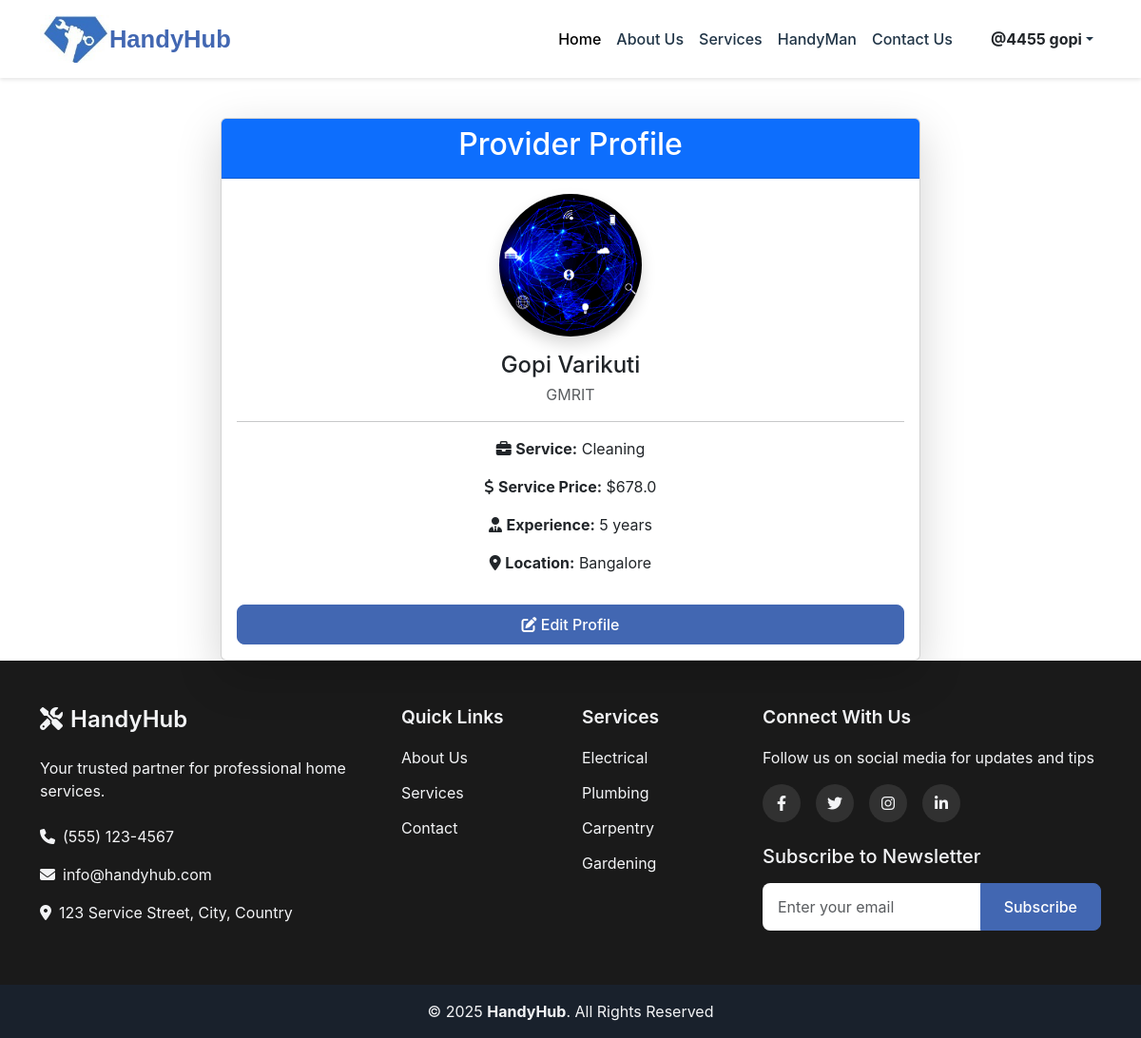
/profile-provider (signed in), run on the app's committed database.
### Handy/models.py (models this page shows, shortened)
class User(db.Model, UserMixin):
    id = db.Column(db.Integer, primary_key=True)
    first_name = db.Column(db.String(100), nullable=False)
    last_name = db.Column(db.String(100), nullable=False)
    email = db.Column(db.String(120), unique=True, nullable=False)
    phone = db.Column(db.String(15), unique=True, nullable=False)
    address = db.Column(db.String(500), nullable=False)
    role = db.Column(db.String(20), nullable=False)
    image = db.Column(db.String(255), nullable=True, default='default.png')  # Image field
    password_hash = db.Column(db.String(256), nullable=False)
    created_at = db.Column(db.DateTime, default=datetime.utcnow)

class Provider(db.Model, UserMixin):
    id = db.Column(db.Integer, primary_key=True)
    first_name = db.Column(db.String(100), nullable=False)
    last_name = db.Column(db.String(100), nullable=False)
    business_name = db.Column(db.String(100), nullable=False)
    email = db.Column(db.String(120), unique=True, nullable=False)
    phone = db.Column(db.String(15), unique=True, nullable=False)
    password_hash = db.Column(db.String(256), nullable=False)
    service_id = db.Column(db.Integer, db.ForeignKey('service.id'), unique=True, nullable=False)
    service = db.relationship('Service', backref=db.backref('provider', uselist=False))
    service_price = db.Column(db.Float, nullable=True)  # Experience in years
    experience = db.Column(db.Integer, nullable=True)  # Experience in years
    image = db.Column(db.String(255), nullable=True, default='default.png')  # Image field
    location = db.Column(db.String(255), nullable=True)
    rating = db.Column(db.Float, default=0.0)
    role = db.Column(db.String(20), nullable=False)
    created_at = db.Column(db.DateTime, default=datetime.utcnow)

class Service(db.Model):
    id = db.Column(db.Integer, primary_key=True)
    name = db.Column(db.String(100), unique=True, nullable=False)
    description = db.Column(db.Text, nullable=True)

### Handy/views.py (the view, shortened to what this page needs)
@views.route('/profile-provider', methods=['GET', 'POST'])
@login_required
def provider_profile():
    provider = Provider.query.filter_by(id=current_user.id).first()
    services = Service.query.all()  # Get all services for dropdown
    return render_template('provider_profile.html', provider=provider, services=services)

### Handy/templates/provider_profile.html (shortened to what this page needs)
{% extends "base.html" %}
{% block content %}
<div class="container mt-5">
    <div class="row justify-content-center">
        <div class="col-md-8">
            <div class="card shadow-lg text-center">
                <div class="card-header bg-primary text-white">
                    <h2>Provider Profile</h2>
                </div>
                <div class="card-body">
                    <div class="d-flex justify-content-center mb-3">
                        <img id="profileImage"
                             src="{{ url_for('static', filename='uploads/providers/' + provider.image) }}"
                             alt="Profile Picture"
                             class="rounded-circle shadow"
                             width="150" height="150">
                    </div>
                    <div id="displayMode">
                        <h4 class="mb-1">{{ provider.first_name }} {{ provider.last_name }}</h4>
                        <p class="text-muted">{{ provider.business_name }}</p>
                        <hr>
                        <p><i class="fas fa-briefcase"></i> <strong>Service:</strong> {{ provider.service.name }}</p>
                        <p><i class="fas fa-dollar-sign"></i> <strong>Service Price:</strong> ${{ provider.service_price }}</p>
                        <p><i class="fas fa-user-tie"></i> <strong>Experience:</strong> {{ provider.experience }} years</p>
                        <p><i class="fas fa-map-marker-alt"></i> <strong>Location:</strong> {{ provider.location }}</p>
                        <button class="btn btn-primary w-100 mt-3" onclick="toggleEdit(true)">
                            <i class="fas fa-edit"></i> Edit Profile
                        </button>
                    </div>
                </div>
            </div>
        </div>
    </div>
</div>
{% endblock %}

### Handy/templates/base.html (shortened to what this page needs)
<html lang="en">
  <head>
    <link href="https://cdn.jsdelivr.net/npm/bootstrap@5.3.2/dist/css/bootstrap.min.css" rel="stylesheet">
    <link rel="stylesheet" href="{{url_for('static' ,filename='styles.css')}}"/>
    <link rel="stylesheet" href="https://cdnjs.cloudflare.com/ajax/libs/font-awesome/6.1.1/css/all.min.css">
  </head>
  <body>
    <nav class="navbar navbar-expand-lg fixed-top">
      <div class="container">
          <img src="{{ url_for('static', filename='logo.png') }}" alt="HandyHub Logo" class="navbar-logo">
          <a class="navbar-brand" href="/">HandyHub</a>
          <div class="collapse navbar-collapse" id="navbarNav">
            <ul class="navbar-nav ms-auto">
                <li class="nav-item">
                    <a class="nav-link active" href="/">Home</a>
                </li>
                <li class="nav-item">
                    <a class="nav-link" href="{{ url_for('views.about') }}">About Us</a>
                </li>
                <li class="nav-item">
                    <a class="nav-link" href="{{ url_for('views.services') }}">Services</a>
                </li>
                <li class="nav-item">
                    <a class="nav-link" href="{{ url_for('views.handyman') }}">HandyMan</a>
                </li>
                <li class="nav-item">
                    <a class="nav-link" href="{{ url_for('views.contact') }}">Contact Us</a>
                </li>
                {% if current_user.is_authenticated %}
                <li class="nav-item dropdown ms-lg-3">
                    <a class="nav-link dropdown-toggle d-flex align-items-center" href="#" id="profileDropdown" role="button" data-bs-toggle="dropdown" aria-expanded="false">
                        <span class="ms-2 fw-bold fs-6 text-dark">@{{ current_user.first_name }} {{ current_user.last_name }}</span>
                    </a>
                </li>
                {% endif %}
            </ul>
        </div>
      </div>
  </nav>
    {% block content %}{% endblock %}
    <footer class="footer">
      <div class="footer-top py-5">
        <div class="container">
          <div class="row g-4">
            <div class="col-lg-4 col-md-6">
              <div class="footer-info">
                <h3><i class="fas fa-tools me-2"></i>HandyHub</h3>
                <p class="mb-4">Your trusted partner for professional home services.</p>
                <p><i class="fas fa-phone me-2"></i>(555) 123-4567</p>
                <p><i class="fas fa-envelope me-2"></i>info@handyhub.com</p>
                <p><i class="fas fa-map-marker-alt me-2"></i>123 Service Street, City, Country</p>
              </div>
            </div>
            <div class="col-lg-4 col-md-6">
              <div class="row">
                <div class="col-6">
                  <h4>Quick Links</h4>
                  <ul class="footer-links">
                    <li><a href="{{ url_for('views.about') }}">About Us</a></li>
                    <li><a href="{{ url_for('views.services') }}">Services</a></li>
                    <li><a href="{{ url_for('views.contact') }}">Contact</a></li>
                  </ul>
                </div>
                <div class="col-6">
                  <h4>Services</h4>
                  <ul class="footer-links">
                    <li><a href="{{ url_for('views.services') }}#electrical">Electrical</a></li>
                    <li><a href="{{ url_for('views.services') }}#plumbing">Plumbing</a></li>
                    <li><a href="{{ url_for('views.services') }}#carpentry">Carpentry</a></li>
                    <li><a href="{{ url_for('views.services') }}#gardening">Gardening</a></li>
                  </ul>
                </div>
              </div>
            </div>
            <div class="col-lg-4 col-md-12">
              <h4>Connect With Us</h4>
              <p class="mb-3">Follow us on social media for updates and tips</p>
              <div class="social-links mb-4">
                <a href="#" class="facebook"><i class="fa-brands fa-facebook-f"></i></a>
                <a href="#" class="twitter"><i class="fa-brands fa-twitter"></i></a>
                <a href="#" class="instagram"><i class="fa-brands fa-instagram"></i></a>
                <a href="#" class="fa-brands fa-linkedin-in"></a>
              </div>
              <div class="newsletter">
                <h5>Subscribe to Newsletter</h5>
                <div class="input-group">
                  <input type="email" class="form-control" placeholder="Enter your email">
                  <button class="btn btn-primary" type="button">Subscribe</button>
                </div>
              </div>
            </div>
          </div>
        </div>
      </div>
      <div class="footer-bottom py-3">
        <div class="container text-center">
          <div class="copyright">
            © <span id="currentYear">2024</span> <strong>HandyHub</strong>. All Rights Reserved
          </div>
        </div>
      </div>
    </footer>
  </body>
</html>

### Handy/static/styles.css (style rules this page uses)
:root { --primary-color: #4267B2; --secondary-color: #4267B2; --text-color: #213547; --bg-color: #ffffff; --footer-bg: #1f2937; --footer-text: #f3f4f6; }
body { margin: 0; font-family: 'Inter', system-ui, -apple-system, sans-serif; color: var(--text-color); background-color: var(--bg-color); padding-top: 76px; }
.navbar { background-color: var(--bg-color); box-shadow: 0 2px 4px rgba(0,0,0,0.1); padding: 1rem 0; display: flex; justify-content: space-between; }
.navbar-brand { font-family: 'Poppins', sans-serif; font-weight: 600; color:#4267B2; font-size: 1.6rem; text-decoration: none; display: flex; align-items: center; }
.nav-link { font-weight: 500; color: var(--text-color); padding: 0.5rem 1rem; transition: color 0.3s ease; }
.navbar-logo { height: 50px; max-width: 100px; width: auto; }
.footer { background-color: #1a1a1a; color: #fff; }
.footer-top { background-color: #1a1a1a; }
.footer-bottom { background-color: #111; }
.footer { background-color: var(--footer-bg); color: var(--footer-text); }
.footer-top { padding: 60px 0; }
.footer h3 { font-size: 1.5rem; margin-bottom: 1.5rem; font-weight: 600; }
.footer h4 { font-size: 1.2rem; margin-bottom: 1.2rem; font-weight: 600; }
.footer-links { list-style: none; padding: 0; margin: 0; }
.footer-links li { margin-bottom: 0.8rem; }
.footer-links a { color: var(--footer-text); text-decoration: none; transition: color 0.3s ease; display: inline-flex; align-items: center; }
.social-links { display: flex; gap: 1rem; }
.social-links a { display: inline-flex; align-items: center; justify-content: center; width: 40px; height: 40px; border-radius: 50%; background: rgba(255, 255, 255, 0.1); color: var(--footer-text); text-decoration: none; transition: all 0.3s ease; }
.newsletter .input-group { margin-top: 1rem; }
.newsletter .form-control { border-radius: 0.5rem 0 0 0.5rem; border: none; padding: 0.75rem 1rem; }
.newsletter .btn { border-radius: 0 0.5rem 0.5rem 0; padding: 0.75rem 1.5rem; }
.footer-bottom { background: rgba(0, 0, 0, 0.2); padding: 1rem 0; }
.btn { padding: 0.5rem 1.5rem; font-weight: 500; border-radius: 0.5rem; transition: all 0.3s ease; }
.btn-primary { background-color: var(--primary-color); border-color: var(--primary-color); }

### data on the page
User: first_name "4455", last_name "gopi"
Provider: image (picture), first_name "Gopi", last_name "Varikuti", business_name "GMRIT", service_price "678.0", experience "5", location "Bangalore"
Service: service.name "Cleaning"
